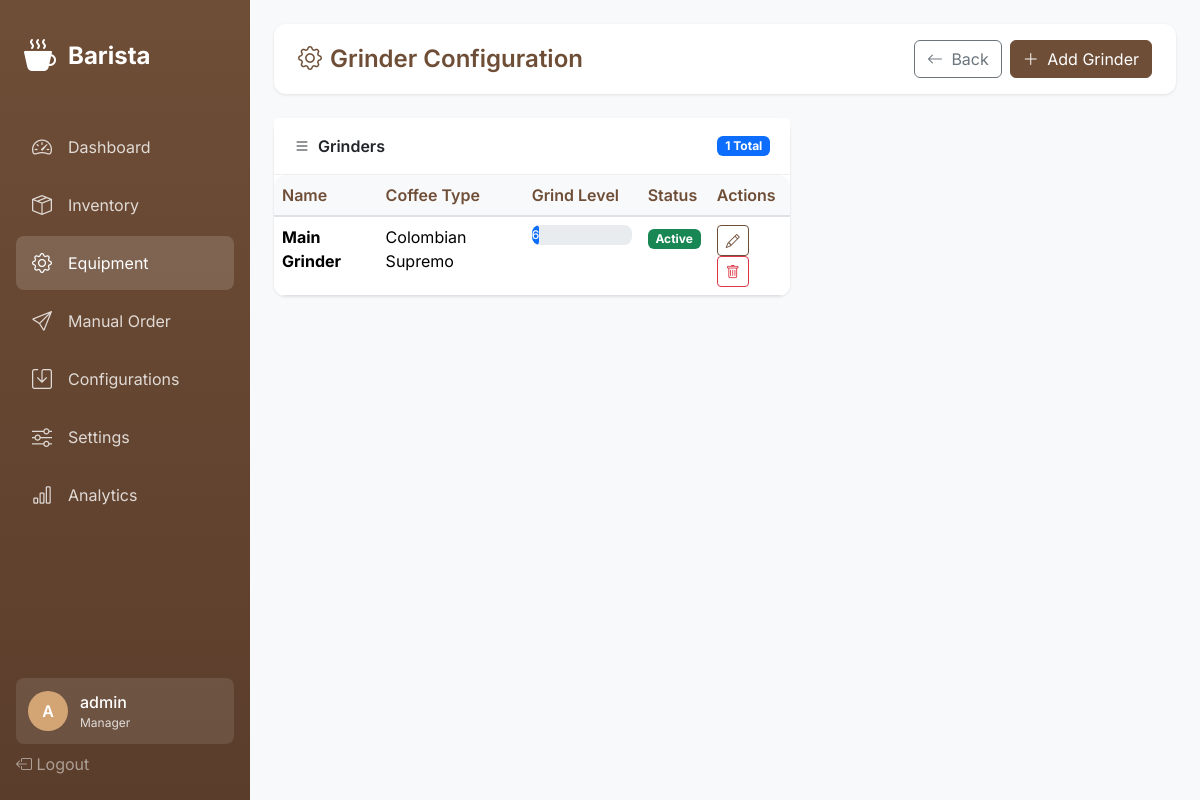
Page /equipment/grinders/ (signed in) on the committed database.
### barista_app/models.py (models this page shows, shortened)
class UserProfile(AbstractUser):
    ROLE_CHOICES = [
        ('barista', 'Barista'),
        ('technician', 'Technician'),
        ('supervisor', 'Supervisor'),
        ('manager', 'Manager'),
    ]
    role = models.CharField(max_length=20, choices=ROLE_CHOICES, default='barista')
    last_activity = models.DateTimeField(null=True, blank=True)
    class Meta:
        db_table = 'user_profiles'

class Grinder(models.Model):
    name = models.CharField(max_length=100)
    coffee_type = models.ForeignKey(
        CoffeeType,
        on_delete=models.SET_NULL,
        null=True,
        blank=True,
        related_name='grinders'
    )
    grind_level = models.IntegerField(
        validators=[MinValueValidator(1), MaxValueValidator(10)],
        default=5,
        help_text="Grind level from 1 (fine) to 10 (coarse)"
    )
    is_active = models.BooleanField(default=True)
    created_at = models.DateTimeField(auto_now_add=True)
    updated_at = models.DateTimeField(auto_now=True)
    class Meta:
        db_table = 'grinders'
        ordering = ['name']

class CoffeeType(models.Model):
    name = models.CharField(max_length=100, unique=True)
    description = models.TextField(blank=True)
    origin = models.CharField(max_length=100, blank=True)
    is_active = models.BooleanField(default=True)
    created_at = models.DateTimeField(auto_now_add=True)
    class Meta:
        db_table = 'coffee_types'
        ordering = ['name']

### barista_app/views.py (the view)
# urls.py: path('equipment/grinders/', views.grinders_list, name='grinders-list'),
@login_required
def grinders_list(request):
    grinders = Grinder.objects.all()
    coffee_types = CoffeeType.objects.filter(is_active=True)
    return render(request, 'barista/equipment/grinders.html', {
        'grinders': grinders,
        'coffee_types': coffee_types,
    })

### barista_app/templates/barista/equipment/grinders.html (shortened to what this page needs)
{% extends 'barista/base.html' %}
{% block content %}
<div class="top-bar">
    <h1 class="page-title">
        <i class="bi bi-gear me-2"></i>Grinder Configuration
    </h1>
    <div class="d-flex gap-2">
        <a href="{% url 'equipment-overview' %}" class="btn btn-outline-secondary">
            <i class="bi bi-arrow-left me-1"></i> Back
        </a>
        <button class="btn btn-primary" onclick="showAddModal()">
            <i class="bi bi-plus-lg me-1"></i> Add Grinder
        </button>
    </div>
</div>
<div class="row">
    <div class="col-lg-7">
        <div class="card">
            <div class="card-header d-flex justify-content-between align-items-center">
                <span><i class="bi bi-list me-2"></i>Grinders</span>
                <span class="badge bg-primary">{{ grinders|length }} Total</span>
            </div>
            <div class="card-body p-0">
                <div class="table-responsive">
                    <table class="table table-hover mb-0">
                        <thead>
                            <tr>
                                <th>Name</th>
                                <th>Coffee Type</th>
                                <th>Grind Level</th>
                                <th>Status</th>
                                <th>Actions</th>
                            </tr>
                        </thead>
                        <tbody id="grinders-table">
                            {% for grinder in grinders %}
                            <tr data-id="{{ grinder.id }}">
                                <td><strong>{{ grinder.name }}</strong></td>
                                <td>{{ grinder.coffee_type.name|default:"-" }}</td>
                                <td>
                                    <div class="progress" style="width: 100px; height: 20px;">
                                        <div class="progress-bar bg-primary" style="width: {{ grinder.grind_level|add:0|divisibleby:10 }}0%;">
                                            {{ grinder.grind_level }}
                                        </div>
                                    </div>
                                </td>
                                <td>
                                    {% if grinder.is_active %}
                                    <span class="badge bg-success">Active</span>
                                    {% else %}
                                    <span class="badge bg-secondary">Inactive</span>
                                    {% endif %}
                                </td>
                                <td>
                                    <button class="btn btn-sm btn-outline-primary" onclick="editGrinder({{ grinder.id }})">
                                        <i class="bi bi-pencil"></i>
                                    </button>
                                    <button class="btn btn-sm btn-outline-danger" onclick="deleteGrinder({{ grinder.id }})">
                                        <i class="bi bi-trash"></i>
                                    </button>
                                </td>
                            </tr>
                            {% empty %}
                            <tr>
                                <td colspan="5" class="text-center text-muted py-4">
                                    No grinders configured. Click "Add Grinder" to create one.
                                </td>
                            </tr>
                            {% endfor %}
                        </tbody>
                    </table>
                </div>
            </div>
        </div>
    </div>
    <div class="col-lg-5">
    </div>
</div>
{% endblock %}

### barista_app/templates/barista/base.html (shortened to what this page needs)
{% load static %}
<!DOCTYPE html>
<html lang="en" data-bs-theme="light">
<head>
    <link href="https://cdn.jsdelivr.net/npm/bootstrap@5.3.2/dist/css/bootstrap.min.css" rel="stylesheet">
    <link href="https://cdn.jsdelivr.net/npm/bootstrap-icons@1.11.1/font/bootstrap-icons.css" rel="stylesheet">
</head>
<body>
    {% if user.is_authenticated %}
    <nav class="sidebar">
        <a href="{% url 'dashboard' %}" class="sidebar-brand">
            <i class="bi bi-cup-hot-fill"></i>
            <span>Barista</span>
        </a>
        <ul class="sidebar-nav">
            <li class="nav-item">
                <a href="{% url 'dashboard' %}" class="nav-link {% if request.resolver_match.url_name == 'dashboard' %}active{% endif %}">
                    <i class="bi bi-speedometer2"></i>
                    <span>Dashboard</span>
                </a>
            </li>
            <li class="nav-item">
                <a href="{% url 'inventory-dashboard' %}" class="nav-link {% if 'inventory' in request.path %}active{% endif %}">
                    <i class="bi bi-box-seam"></i>
                    <span>Inventory</span>
                </a>
            </li>
            <li class="nav-item">
                <a href="{% url 'equipment-overview' %}" class="nav-link {% if 'equipment' in request.path %}active{% endif %}">
                    <i class="bi bi-gear"></i>
                    <span>Equipment</span>
                </a>
            </li>
            <li class="nav-item">
                <a href="{% url 'manual-order' %}" class="nav-link {% if request.resolver_match.url_name == 'manual-order' %}active{% endif %}">
                    <i class="bi bi-send"></i>
                    <span>Manual Order</span>
                </a>
            </li>
            <li class="nav-item">
                <a href="{% url 'configurations-list' %}" class="nav-link {% if 'configurations' in request.path %}active{% endif %}">
                    <i class="bi bi-save"></i>
                    <span>Configurations</span>
                </a>
            </li>
            <li class="nav-item">
                <a href="{% url 'settings-display' %}" class="nav-link {% if 'settings' in request.path %}active{% endif %}">
                    <i class="bi bi-sliders"></i>
                    <span>Settings</span>
                </a>
            </li>
            <li class="nav-item">
                <a href="{% url 'analytics-overview' %}" class="nav-link {% if 'analytics' in request.path %}active{% endif %}">
                    <i class="bi bi-bar-chart"></i>
                    <span>Analytics</span>
                </a>
            </li>
        </ul>
        <div class="sidebar-footer">
            <div class="user-info">
                <div class="user-avatar">
                    {{ user.username|slice:":1"|upper }}
                </div>
                <div class="user-details">
                    <div class="user-name">{{ user.username }}</div>
                    <div class="user-role">{{ user.get_role_display }}</div>
                </div>
            </div>
            <a href="{% url 'logout' %}" class="nav-link text-white-50">
                <i class="bi bi-box-arrow-left"></i>
                <span>Logout</span>
            </a>
        </div>
    </nav>
    {% endif %}
    <main class="main-content {% if not user.is_authenticated %}ms-0{% endif %}">
        {% block content %}{% endblock %}
    </main>
</body>
</html>

### barista_app/templates/barista/base.html (style rules this page uses)
:root { --sidebar-width: 250px; --primary-color: #6f4e37; --secondary-color: #c4a484; --accent-color: #d4a574; }
* { font-family: 'Inter', sans-serif; }
body { background-color: #f8f9fa; min-height: 100vh; }
.sidebar { position: fixed; top: 0; left: 0; height: 100vh; width: var(--sidebar-width); background: linear-gradient(180deg, var(--primary-color) 0%, #5a3d2b 100%); padding: 1.5rem 1rem; z-index: 1000; transition: transform 0.3s ease; }
.sidebar-brand { color: white; font-size: 1.5rem; font-weight: 700; text-decoration: none; display: flex; align-items: center; gap: 0.75rem; padding: 0.5rem; margin-bottom: 2rem; }
.sidebar-brand i { font-size: 2rem; }
.sidebar-nav { list-style: none; padding: 0; margin: 0; }
.sidebar-nav .nav-item { margin-bottom: 0.25rem; }
.sidebar-nav .nav-link { color: rgba(255, 255, 255, 0.8); padding: 0.75rem 1rem; border-radius: 0.5rem; display: flex; align-items: center; gap: 0.75rem; text-decoration: none; transition: all 0.2s; }
.sidebar-nav .nav-link:hover, .sidebar-nav .nav-link.active { background: rgba(255, 255, 255, 0.15); color: white; }
.sidebar-nav .nav-link i { font-size: 1.25rem; width: 1.5rem; }
.sidebar-footer { position: absolute; bottom: 1.5rem; left: 1rem; right: 1rem; }
.user-info { background: rgba(255, 255, 255, 0.1); border-radius: 0.5rem; padding: 0.75rem; color: white; display: flex; align-items: center; gap: 0.75rem; margin-bottom: 0.5rem; }
.user-avatar { width: 40px; height: 40px; border-radius: 50%; background: var(--accent-color); display: flex; align-items: center; justify-content: center; font-weight: 600; }
.user-details { flex: 1; overflow: hidden; }
.user-name { font-weight: 500; white-space: nowrap; overflow: hidden; text-overflow: ellipsis; }
.user-role { font-size: 0.75rem; opacity: 0.8; }
.main-content { margin-left: var(--sidebar-width); padding: 1.5rem; min-height: 100vh; }
.top-bar { background: white; border-radius: 0.75rem; padding: 1rem 1.5rem; margin-bottom: 1.5rem; display: flex; justify-content: space-between; align-items: center; box-shadow: 0 1px 3px rgba(0,0,0,0.1); }
.page-title { font-size: 1.5rem; font-weight: 600; color: var(--primary-color); margin: 0; }
.card { border: none; border-radius: 0.75rem; box-shadow: 0 1px 3px rgba(0,0,0,0.1); }
.card-header { background: white; border-bottom: 1px solid #eee; font-weight: 600; padding: 1rem 1.25rem; }
.btn-primary { background: var(--primary-color); border-color: var(--primary-color); }
.btn-outline-primary { color: var(--primary-color); border-color: var(--primary-color); }
.progress { height: 1.5rem; border-radius: 0.5rem; background: #e9ecef; }
.progress-bar { border-radius: 0.5rem; font-weight: 500; }
.table { background: white; border-radius: 0.75rem; overflow: hidden; }
.table thead th { background: #f8f9fa; border-bottom: 2px solid #dee2e6; font-weight: 600; color: var(--primary-color); }

### rows in the picture
UserProfile: username "A", username "admin", role "Manager"
Grinder: name "Main Grinder", coffee_type.name "Colombian Supremo", grind_level "6", is_active "Active"

### other values in the picture
{{ grinders|length }} "1"
